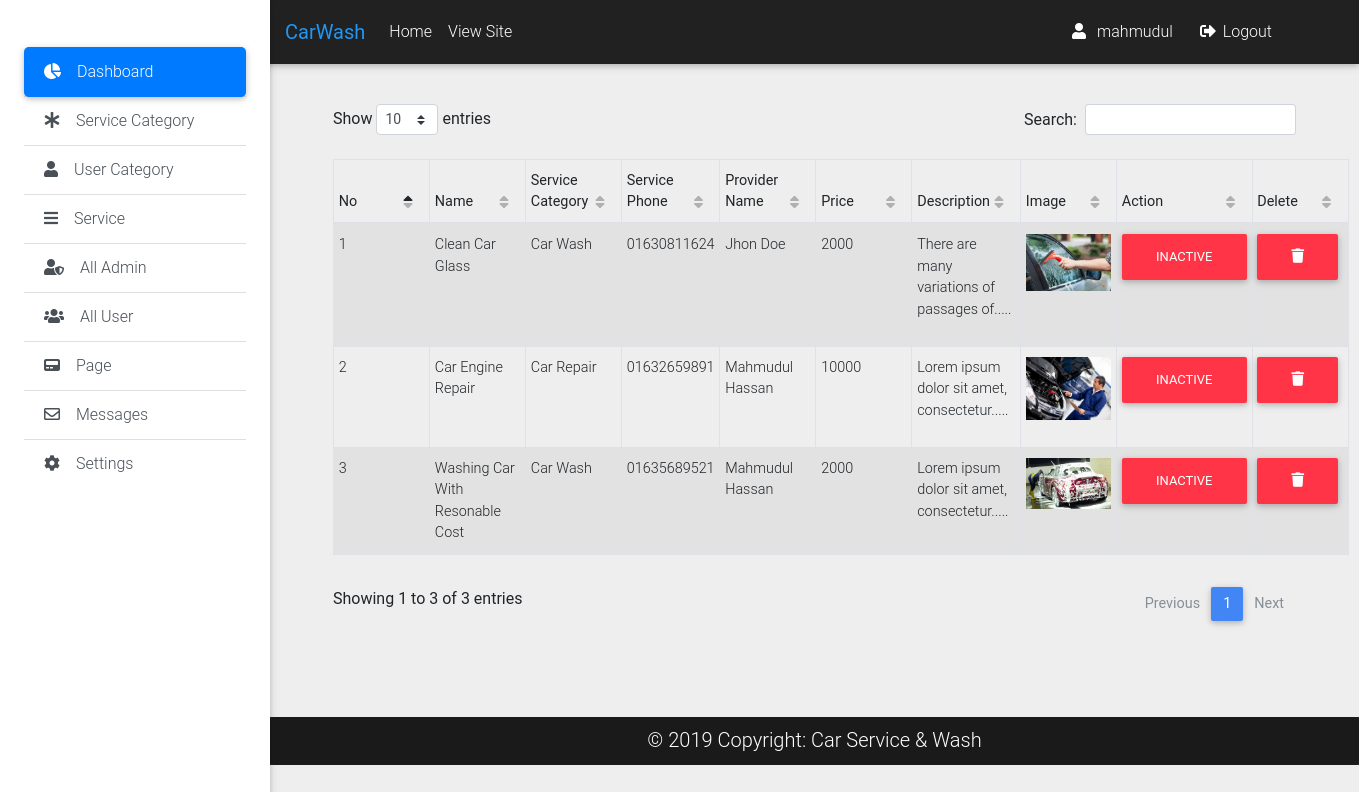
/admin/service.php (signed in), run on the app's committed database.
### tables this page shows
CREATE TABLE `services` (
  `id` int(11) UNSIGNED NOT NULL,
  `name` varchar(150) NOT NULL,
  `location` varchar(150) NOT NULL,
  `phone` varchar(15) NOT NULL,
  `category_id` int(10) UNSIGNED NOT NULL,
  `user_id` int(10) UNSIGNED NOT NULL,
  `description` text NOT NULL,
  `price` varchar(20) NOT NULL,
  `image` varchar(255) NOT NULL,
  `area` varchar(255) NOT NULL,
  `is_active` tinyint(4) NOT NULL DEFAULT '1',
  `date` timestamp NOT NULL DEFAULT CURRENT_TIMESTAMP
);

CREATE TABLE `categories` (
  `id` int(11) UNSIGNED NOT NULL,
  `name` varchar(140) NOT NULL
);

CREATE TABLE `users` (
  `id` int(11) UNSIGNED NOT NULL,
  `full_name` varchar(150) NOT NULL,
  `email` varchar(150) NOT NULL,
  `phone` varchar(20) NOT NULL,
  `user_type` int(11) NOT NULL,
  `password` varchar(140) NOT NULL,
  `reset_code` varchar(32) DEFAULT NULL,
  `is_active` tinyint(4) DEFAULT '0',
  `date` timestamp NOT NULL DEFAULT CURRENT_TIMESTAMP
);

### classes/Service.php (called while the page is built, shortened)
<?php
	$filepath=realpath(dirname(__FILE__));
	include_once ($filepath.'/../lib/Database.php');
	include_once ($filepath.'/../helpers/Format.php') ;
	include_once 'Category.php';
?>
<?php
	class Service
	{
		private $db;
		function __construct(){
			$this->db=new Database();
		}
		public function getAllServiceForAdmin(){
			$query="SELECT services.*,
					services.id as service_id,
					services.phone as service_phone,
					categories.name as cat_name,
					categories.id as cat_id,
					users.full_name as provider_name,
					users.id as provider_id
					FROM services
					INNER JOIN categories
					on services.category_id = categories.id
					INNER JOIN users
					on services.user_id = users.id
					order by services.id desc";
	   		$result=$this->db->select($query);
	   		return $result;
		}
	}
?>

### classes/Category.php (called while the page is built, shortened)
<?php
	$filepath=realpath(dirname(__FILE__));
	include_once ($filepath.'/../lib/Database.php');
	include_once ($filepath.'/../helpers/Format.php') ;
?>

### lib/Database.php (called while the page is built, shortened)
<?php
    Class Database{
     public $host   = DB_HOST;
     public $user   = DB_USER;
     public $pass   = DB_PASS;
     public $dbname = DB_NAME;
     public $link;
    private function connectDB(){
     $this->link = new mysqli($this->host, $this->user, $this->pass,
      $this->dbname);
     }
    public function select($query){
      $result = $this->link->query($query) or
       die($this->link->error.__LINE__);
      if($result->num_rows > 0){
        return $result;
      } else {
        return false;
      }
     }
    }

### helpers/Format.php (called while the page is built, shortened)
<?php
class Format
{
    public function textShorten($text, $limit = 400){
        $text = $text. " ";
        $text = substr($text, 0, $limit);
        $text = substr($text, 0, strrpos($text, ' '));
        $text = $text.".....";
        return $text;
    }
}
?>

### admin/service.php (the view, shortened to what this page needs)
	<?php include 'inc/header.php'; ?>
	<?php include 'inc/top_nav.php'; ?>
	<?php include 'inc/side_nav.php'; ?>
<main class="pt-5 mx-lg-5">
	<div class="container">
		<div class="row">
			<div class="col-md-12 pt-5 mb-3">
				<table  id="dtBasicExample" class="table table-striped table-bordered table-sm mt-2" cellspacing="0" width="100%">
					<thead>
						<tr>
	                        <th class="th-sm">No</th>
	                        <th class="th-sm">Name</th>
	                        <th class="th-sm">Service Category</th>
	                        <th class="th-sm">Service Phone</th>
	                        <th class="th-sm">Provider Name</th>
	                        <th class="th-sm">Price</th>
	                        <th class="th-sm">Description</th>
	                        <th class="th-sm">Image</th>
	                        <th class="th-sm">Action</th>
	                        <th class="th-sm">Delete</th>
	                    </tr>
					</thead>
					<tbody>
						<tr>
						<?php
							$i = 0;
							$result=$service->getAllServiceForAdmin();
					        if($result){
					        	while($value=$result->fetch_assoc()) {
					        		$i++;
					    ?>
					    	<td><?php echo($i) ?></td>
					    	<td><?php echo($value['name']); ?></td>
					    	<td><?php echo($value['cat_name']); ?></td>
					    	<td><?php echo($value['service_phone']); ?></td>
					    	<td><?php echo($value['provider_name']); ?></td>
					    	<td><?php echo($value['price']); ?></td>
					    	<td><?php echo htmlspecialchars_decode($fm->textShorten($value['description'],50)); ?></td>
					    	<td>
					    		<img
					    		src="upload/<?php echo($value['image']); ?>"
					    		alt="<?php echo($value['name']); ?>"
					    		class="img-fluid" style="width: 150px;">
					    	</td>
					    	<td>
					    		<?php if ($value['is_active'] == 1): ?>
					    			<a href="edit_action.php?id=<?php echo $value['id'] ;?>" class="btn btn-xs btn-danger">
					    				Inactive
					    			</a>
					    		<?php else: ?>
					    			<a href="edit_action.php?id=<?php echo $value['id'] ;?>" class="btn btn-xs btn-success">
					    				Active
					    			</a>
					    		<?php endif ?>
					    	</td>
					    	<td>
					    		<a onclick="return confirm('Are You Sure');" href="delete_service.php?id=<?php echo $value['id'] ;?>&action=admin" class="btn btn-danger">
					    			<i class="fas fa-trash"></i>
					    		</a>
					    	</td>
						</tr>
						<?php } } ?>
					</tbody>
				</table>
			</div>
		</div>
	</div>
</main>
	<?php include 'inc/footer.php'; ?>

### data on the page
services: name "Clean Car Glass", category.name "Car Wash", phone "01630811624", user.full_name "Jhon Doe", price "2000", description "There are many variations of passages of.....", image (picture)
services: name "Car Engine Repair", category.name "Car Repair", phone "01632659891", user.full_name "Mahmudul Hassan", price "10000", description "Lorem ipsum dolor sit amet, consectetur.....", image (picture)
services: name "Washing Car With Resonable Cost", category.name "Car Wash", phone "01635689521", user.full_name "Mahmudul Hassan", price "2000", description "Lorem ipsum dolor sit amet, consectetur.....", image (picture)

### other printed values
APPNAME "CarWash"
Session::get('adminName') "mahmudul"
